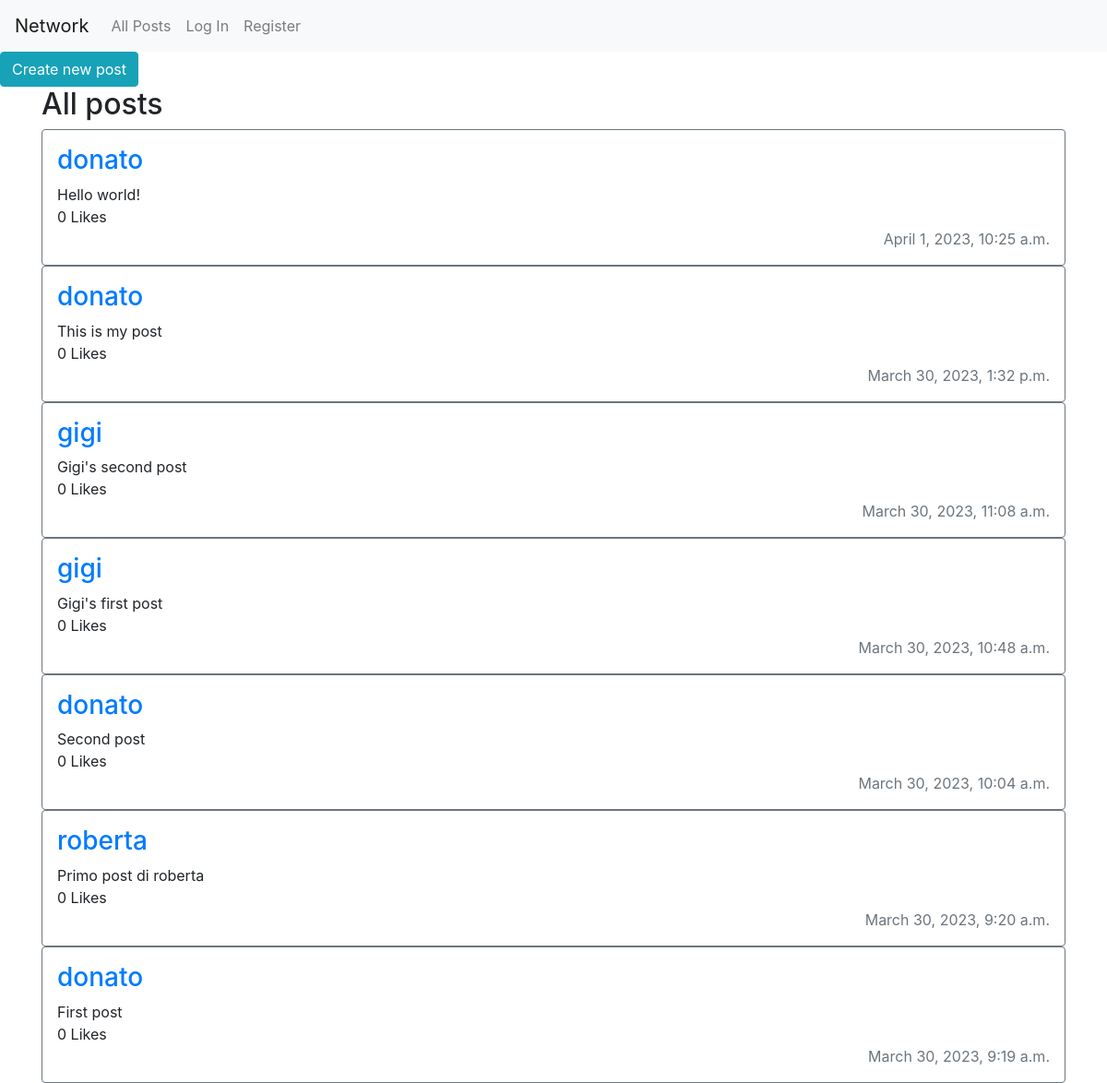
The app's page /, older data.
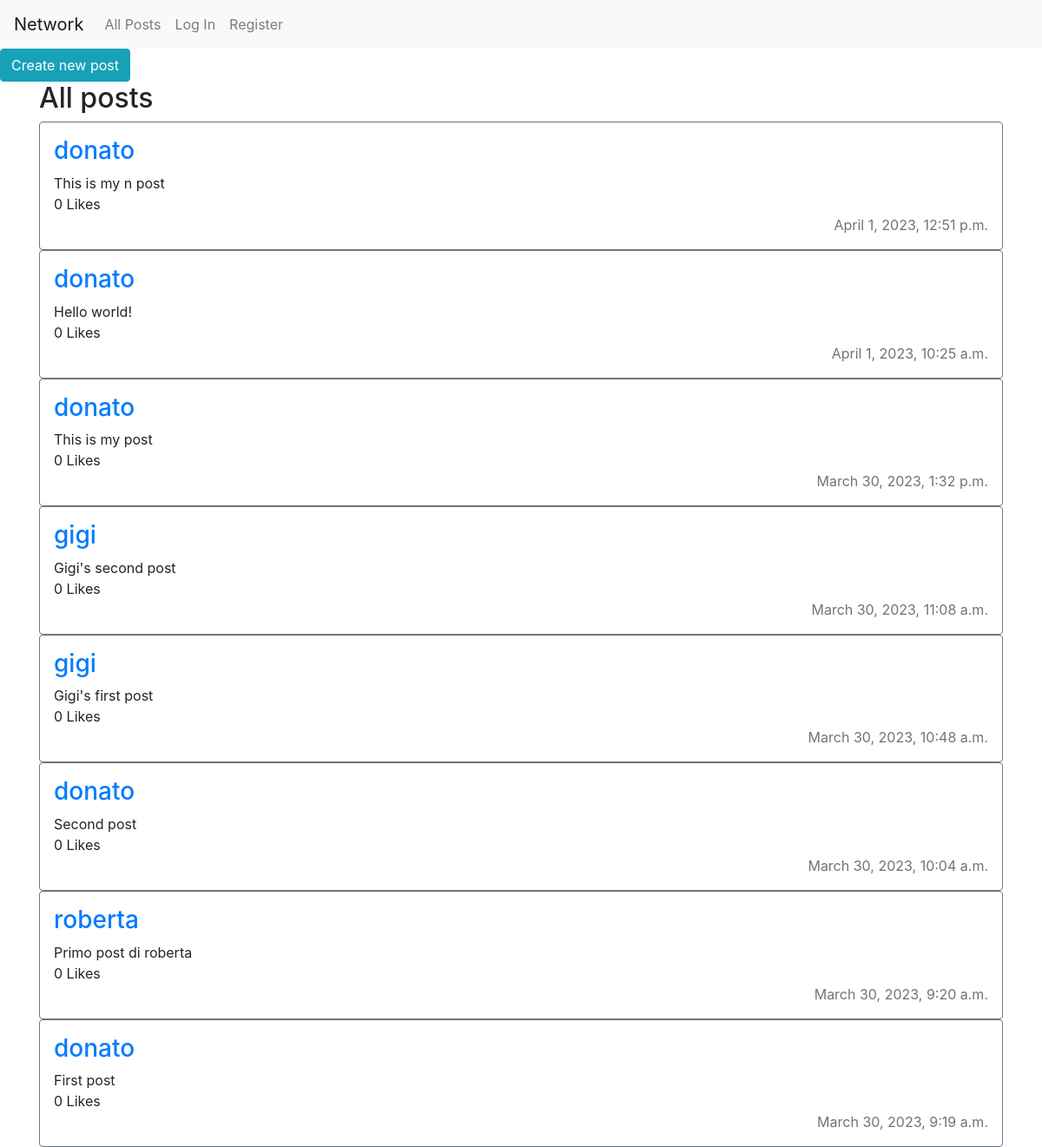
The same page, newer data.
### network/models.py (models this page shows)
class Post(models.Model):
    user_id = models.ForeignKey(User, on_delete=models.CASCADE)
    content = models.TextField(max_length=280)
    n_likes = models.BigIntegerField(default=0)
    datetime = models.DateTimeField(auto_now_add=True)

class User(AbstractUser):
    pass

### network/views.py (the view)
# urls.py: path("", views.index, name="index"),
def index(request):
    if request.method == 'POST':
        user = User.objects.get(id=request.user.id)
        content = request.POST["new_post_content"]
        new_post = Post(user_id = user, content=content)
        new_post.save()
        return HttpResponseRedirect(reverse("index"))
    else:
        posts = Post.objects.all().order_by('-datetime')
        context = {"posts": posts}
        return render(request, "network/index.html", context)

### network/templates/network/index.html (shortened to what this page needs)
{% extends "network/layout.html" %}
{% block body %}
    <button class="btn btn-info" id="create">Create new post</button>
    <div class="container d-flex flex-column" id="posts">
        <div>
            <h2>All posts</h2>
        </div>
        {% for post in posts %}
        <div class="d-flex flex-column border border-secondary rounded p-3">
            <h3><a href="{% url 'profile' post.user_id %}">{{ post.user_id }}</a></h3>
            <span>{{ post.content }}</span>
            <span>{{ post.n_likes}} Likes</span>
            <span class="text-right text-muted">{{ post.datetime }}</span>
        </div>
        {% endfor %}
    </div>
{% endblock %}

Row changes from the older to the newer data that the page shows:
added Post: user_id "donato", content "This is my n post", n_likes "0", datetime "April 1, 2023, 12:51 p.m."
